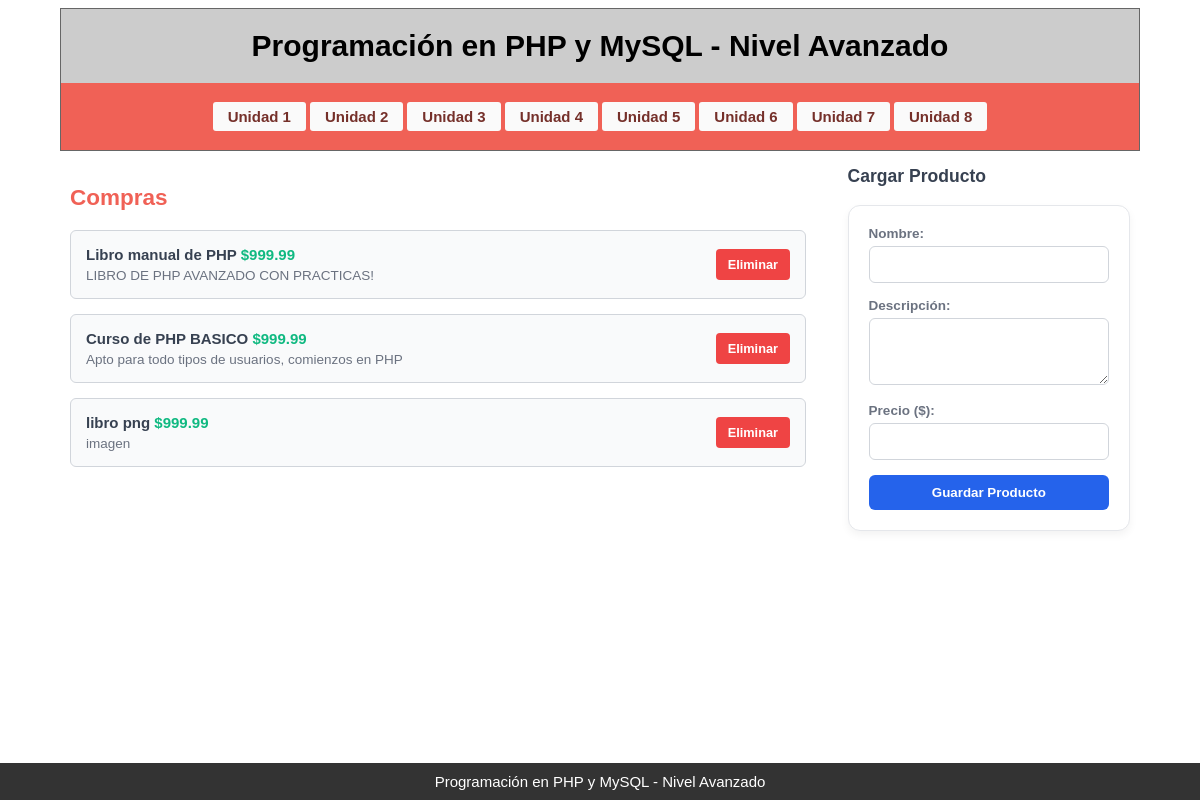
Page /unidad7.php on the committed database.
### tables this page shows
CREATE TABLE `productos` (
  `id_producto` int(5) NOT NULL,
  `nombre` varchar(30) NOT NULL,
  `descripcion` varchar(255) NOT NULL,
  `precio` decimal(5,2) NOT NULL
);

### conexion.php (called while the page is built, shortened)
<?php
class Conexion {
    public static function conectar() {
        $conexion = mysqli_connect("localhost", "root", "", "phpavanzado");
        mysqli_set_charset($conexion, "utf8mb4");
        return $conexion;
    }
}
?>

### class_producto.php (the view, shortened to what this page needs)
<?php
require_once("conexion.php");
class Producto {
    private mysqli $conexion;
    public function __construct() {
        $this->conexion = Conexion::conectar();
    }
    public function listar_producto() {
        $query = "SELECT * FROM productos";
        $resultado = mysqli_query($this->conexion, $query);
        echo "<div style='display: flex; flex-direction: column; gap: 15px;'>";
        while ($fila = mysqli_fetch_assoc($resultado)) {
            echo "<div style='padding: 15px; border: 1px solid #d1d5db; border-radius: 6px; background-color: #f9fafb; display: flex; justify-content: space-between; align-items: center;'>";
            echo "<div>";
            echo "<h4 style='margin: 0; color: #374151;'>{$fila['nombre']} <span style='color: #10b981;'>$" . number_format($fila['precio'], 2) . "</span></h4>";
            echo "<p style='margin: 5px 0 0 0; color: #6b7280; font-size: 0.9em;'>{$fila['descripcion']}</p>";
            echo "</div>";
            echo "<a href='unidad7.php?eliminar={$fila['id_producto']}' style='background-color: #ef4444; color: white; padding: 8px 12px; border-radius: 4px; text-decoration: none; font-weight: bold; font-size: 0.85em;'>Eliminar</a>";
            echo "</div>";
        }
        echo "</div>";
    }
}
?>

### estilos.css (style rules this page uses)
a { color: #333; text-decoration: none; }

### rows in the picture
productos: nombre "Libro manual de PHP", precio "999.99", descripcion "LIBRO DE PHP AVANZADO CON PRACTICAS!"
productos: nombre "Curso de PHP BASICO", precio "999.99", descripcion "Apto para todo tipos de usuarios, comienzos en PHP"
productos: nombre "libro png", precio "999.99", descripcion "imagen"
